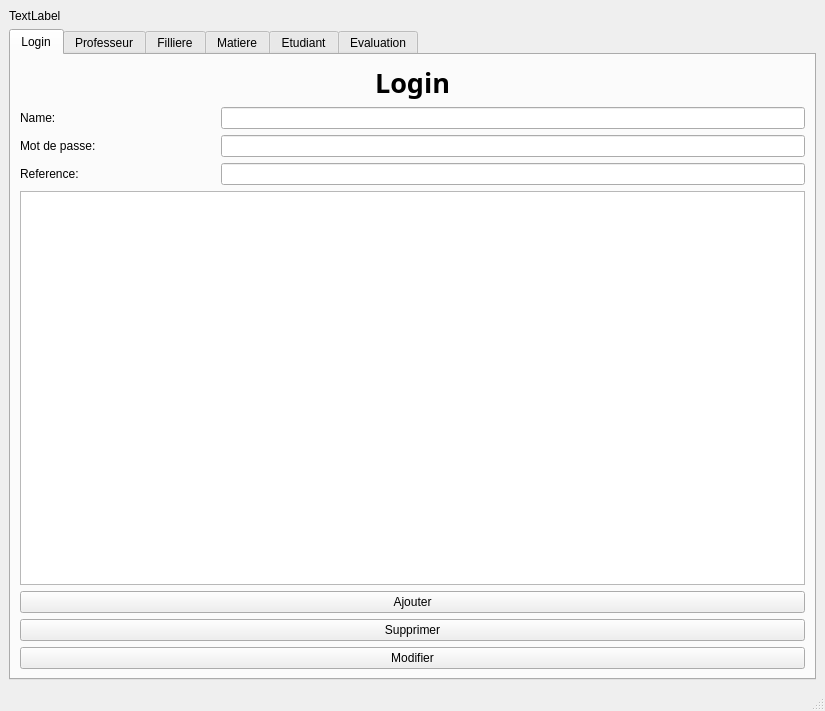
<?xml version="1.0" encoding="UTF-8"?>
<ui version="4.0">
 <class>MainWindow</class>
 <widget class="QMainWindow" name="MainWindow">
  <property name="geometry">
   <rect>
    <x>0</x>
    <y>0</y>
    <width>825</width>
    <height>711</height>
   </rect>
  </property>
  <property name="sizePolicy">
   <sizepolicy hsizetype="Fixed" vsizetype="Fixed">
    <horstretch>0</horstretch>
    <verstretch>0</verstretch>
   </sizepolicy>
  </property>
  <property name="windowTitle">
   <string>GESTION D'ECOLE</string>
  </property>
  <property name="windowIcon">
   <iconset>
    <normaloff>icon1.ico</normaloff>icon1.ico</iconset>
  </property>
  <property name="styleSheet">
   <string notr="true"/>
  </property>
  <widget class="QWidget" name="centralwidget">
   <layout class="QVBoxLayout" name="verticalLayout_4">
    <item>
     <widget class="QLabel" name="label_3">
      <property name="text">
       <string>TextLabel</string>
      </property>
     </widget>
    </item>
    <item>
     <widget class="QTabWidget" name="tabWidget">
      <property name="enabled">
       <bool>true</bool>
      </property>
      <property name="whatsThis">
       <string>&lt;html&gt;&lt;head/&gt;&lt;body&gt;&lt;p&gt;&lt;br/&gt;&lt;/p&gt;&lt;/body&gt;&lt;/html&gt;</string>
      </property>
      <property name="styleSheet">
       <string notr="true"/>
      </property>
      <property name="currentIndex">
       <number>0</number>
      </property>
      <widget class="QWidget" name="tab">
       <attribute name="title">
        <string>Login</string>
       </attribute>
       <layout class="QVBoxLayout" name="verticalLayout">
        <item alignment="Qt::AlignHCenter|Qt::AlignVCenter">
         <widget class="QLabel" name="label">
          <property name="font">
           <font>
            <family>Segoe UI Semibold</family>
            <pointsize>20</pointsize>
            <italic>false</italic>
            <bold>true</bold>
           </font>
          </property>
          <property name="text">
           <string>Login</string>
          </property>
         </widget>
        </item>
        <item>
         <layout class="QHBoxLayout" name="horizontalLayout">
          <item>
           <widget class="QLabel" name="label_4">
            <property name="sizePolicy">
             <sizepolicy hsizetype="Expanding" vsizetype="Preferred">
              <horstretch>1</horstretch>
              <verstretch>0</verstretch>
             </sizepolicy>
            </property>
            <property name="text">
             <string>Name:</string>
            </property>
           </widget>
          </item>
          <item>
           <widget class="QLineEdit" name="login1">
            <property name="sizePolicy">
             <sizepolicy hsizetype="Expanding" vsizetype="Fixed">
              <horstretch>3</horstretch>
              <verstretch>0</verstretch>
             </sizepolicy>
            </property>
           </widget>
          </item>
         </layout>
        </item>
        <item>
         <layout class="QHBoxLayout" name="horizontalLayout_2">
          <item>
           <widget class="QLabel" name="label_5">
            <property name="sizePolicy">
             <sizepolicy hsizetype="Expanding" vsizetype="Preferred">
              <horstretch>1</horstretch>
              <verstretch>0</verstretch>
             </sizepolicy>
            </property>
            <property name="text">
             <string>Mot de passe:</string>
            </property>
           </widget>
          </item>
          <item>
           <widget class="QLineEdit" name="login2">
            <property name="sizePolicy">
             <sizepolicy hsizetype="Expanding" vsizetype="Fixed">
              <horstretch>3</horstretch>
              <verstretch>0</verstretch>
             </sizepolicy>
            </property>
           </widget>
          </item>
         </layout>
        </item>
        <item>
         <layout class="QHBoxLayout" name="horizontalLayout_3">
          <item>
           <widget class="QLabel" name="label_6">
            <property name="sizePolicy">
             <sizepolicy hsizetype="Expanding" vsizetype="Preferred">
              <horstretch>1</horstretch>
              <verstretch>0</verstretch>
             </sizepolicy>
            </property>
            <property name="text">
             <string>Reference:</string>
            </property>
           </widget>
          </item>
          <item>
           <widget class="QLineEdit" name="login3">
            <property name="sizePolicy">
             <sizepolicy hsizetype="Expanding" vsizetype="Fixed">
              <horstretch>3</horstretch>
              <verstretch>0</verstretch>
             </sizepolicy>
            </property>
           </widget>
          </item>
         </layout>
        </item>
        <item>
         <widget class="QTableView" name="tableView">
          <property name="selectionMode">
           <enum>QAbstractItemView::SingleSelection</enum>
          </property>
          <property name="selectionBehavior">
           <enum>QAbstractItemView::SelectRows</enum>
          </property>
          <attribute name="horizontalHeaderCascadingSectionResizes">
           <bool>true</bool>
          </attribute>
          <attribute name="horizontalHeaderStretchLastSection">
           <bool>false</bool>
          </attribute>
          <attribute name="verticalHeaderCascadingSectionResizes">
           <bool>false</bool>
          </attribute>
          <attribute name="verticalHeaderStretchLastSection">
           <bool>false</bool>
          </attribute>
         </widget>
        </item>
        <item>
         <layout class="QVBoxLayout" name="verticalLayout_2">
          <item>
           <widget class="QPushButton" name="pushButton">
            <property name="styleSheet">
             <string notr="true"/>
            </property>
            <property name="text">
             <string>Ajouter</string>
            </property>
           </widget>
          </item>
          <item>
           <widget class="QPushButton" name="pushButton_3">
            <property name="styleSheet">
             <string notr="true"/>
            </property>
            <property name="text">
             <string>Supprimer</string>
            </property>
           </widget>
          </item>
          <item>
           <widget class="QPushButton" name="pushButton_2">
            <property name="autoFillBackground">
             <bool>false</bool>
            </property>
            <property name="styleSheet">
             <string notr="true"/>
            </property>
            <property name="text">
             <string>Modifier</string>
            </property>
           </widget>
          </item>
         </layout>
        </item>
       </layout>
      </widget>
      <widget class="QWidget" name="tab_2">
       <attribute name="title">
        <string>Professeur</string>
       </attribute>
       <layout class="QVBoxLayout" name="verticalLayout_5">
        <item alignment="Qt::AlignHCenter">
         <widget class="QLabel" name="label_2">
          <property name="font">
           <font>
            <family>Yu Gothic UI Semibold</family>
            <pointsize>20</pointsize>
            <italic>false</italic>
            <bold>true</bold>
           </font>
          </property>
          <property name="text">
           <string>Professeur</string>
          </property>
         </widget>
        </item>
        <item>
         <layout class="QHBoxLayout" name="horizontalLayout_7">
          <item>
           <layout class="QHBoxLayout" name="horizontalLayout_6">
            <item>
             <widget class="QLabel" name="label_9">
              <property name="sizePolicy">
               <sizepolicy hsizetype="Expanding" vsizetype="Preferred">
                <horstretch>1</horstretch>
                <verstretch>0</verstretch>
               </sizepolicy>
              </property>
              <property name="text">
               <string>CIN:</string>
              </property>
             </widget>
            </item>
            <item>
             <widget class="QLineEdit" name="cinl">
              <property name="sizePolicy">
               <sizepolicy hsizetype="Expanding" vsizetype="Fixed">
                <horstretch>1</horstretch>
                <verstretch>0</verstretch>
               </sizepolicy>
              </property>
             </widget>
            </item>
           </layout>
          </item>
          <item>
           <widget class="QLabel" name="label_10">
            <property name="sizePolicy">
             <sizepolicy hsizetype="Expanding" vsizetype="Preferred">
              <horstretch>0</horstretch>
              <verstretch>0</verstretch>
             </sizepolicy>
            </property>
            <property name="text">
             <string>Nom Complet:</string>
            </property>
           </widget>
          </item>
          <item>
           <widget class="QLineEdit" name="nomcl">
            <property name="sizePolicy">
             <sizepolicy hsizetype="Expanding" vsizetype="Fixed">
              <horstretch>0</horstretch>
              <verstretch>0</verstretch>
             </sizepolicy>
            </property>
           </widget>
          </item>
         </layout>
        </item>
        <item>
         <layout class="QHBoxLayout" name="horizontalLayout_5">
          <item>
           <widget class="QLabel" name="label_8">
            <property name="sizePolicy">
             <sizepolicy hsizetype="Expanding" vsizetype="Preferred">
              <horstretch>1</horstretch>
              <verstretch>0</verstretch>
             </sizepolicy>
            </property>
            <property name="text">
             <string>Tel:</string>
            </property>
           </widget>
          </item>
          <item>
           <widget class="QLineEdit" name="tell">
            <property name="sizePolicy">
             <sizepolicy hsizetype="Expanding" vsizetype="Fixed">
              <horstretch>3</horstretch>
              <verstretch>0</verstretch>
             </sizepolicy>
            </property>
           </widget>
          </item>
         </layout>
        </item>
        <item>
         <layout class="QHBoxLayout" name="horizontalLayout_4">
          <item>
           <widget class="QLabel" name="label_7">
            <property name="sizePolicy">
             <sizepolicy hsizetype="Expanding" vsizetype="Preferred">
              <horstretch>1</horstretch>
              <verstretch>0</verstretch>
             </sizepolicy>
            </property>
            <property name="text">
             <string>Adresse:</string>
            </property>
           </widget>
          </item>
          <item>
           <widget class="QLineEdit" name="adressel">
            <property name="sizePolicy">
             <sizepolicy hsizetype="Expanding" vsizetype="Fixed">
              <horstretch>3</horstretch>
              <verstretch>0</verstretch>
             </sizepolicy>
            </property>
           </widget>
          </item>
         </layout>
        </item>
        <item>
         <widget class="QTableView" name="tableView_2">
          <property name="selectionMode">
           <enum>QAbstractItemView::SingleSelection</enum>
          </property>
          <property name="selectionBehavior">
           <enum>QAbstractItemView::SelectRows</enum>
          </property>
         </widget>
        </item>
        <item>
         <layout class="QVBoxLayout" name="verticalLayout_3">
          <item>
           <widget class="QPushButton" name="pushButton_7">
            <property name="text">
             <string>Rechecher</string>
            </property>
           </widget>
          </item>
          <item>
           <widget class="QPushButton" name="pushButton_4">
            <property name="text">
             <string>Ajouter</string>
            </property>
           </widget>
          </item>
          <item>
           <widget class="QPushButton" name="pushButton_5">
            <property name="text">
             <string>Supprimer</string>
            </property>
           </widget>
          </item>
          <item>
           <widget class="QPushButton" name="pushButton_6">
            <property name="text">
             <string>Modifier</string>
            </property>
           </widget>
          </item>
         </layout>
        </item>
       </layout>
      </widget>
      <widget class="QWidget" name="tab_3">
       <attribute name="title">
        <string>Filliere</string>
       </attribute>
       <layout class="QVBoxLayout" name="verticalLayout_6">
        <item alignment="Qt::AlignHCenter">
         <widget class="QLabel" name="label_26">
          <property name="font">
           <font>
            <family>Yu Gothic UI Semibold</family>
            <pointsize>20</pointsize>
            <bold>true</bold>
           </font>
          </property>
          <property name="text">
           <string>Filliere</string>
          </property>
         </widget>
        </item>
        <item>
         <layout class="QHBoxLayout" name="horizontalLayout_8">
          <item>
           <widget class="QLabel" name="label_11">
            <property name="sizePolicy">
             <sizepolicy hsizetype="Expanding" vsizetype="Preferred">
              <horstretch>1</horstretch>
              <verstretch>0</verstretch>
             </sizepolicy>
            </property>
            <property name="text">
             <string>Code Filliere:</string>
            </property>
           </widget>
          </item>
          <item>
           <widget class="QLineEdit" name="codeF">
            <property name="sizePolicy">
             <sizepolicy hsizetype="Expanding" vsizetype="Fixed">
              <horstretch>3</horstretch>
              <verstretch>0</verstretch>
             </sizepolicy>
            </property>
           </widget>
          </item>
         </layout>
        </item>
        <item>
         <layout class="QHBoxLayout" name="horizontalLayout_9">
          <item>
           <widget class="QLabel" name="label_12">
            <property name="sizePolicy">
             <sizepolicy hsizetype="Expanding" vsizetype="Preferred">
              <horstretch>1</horstretch>
              <verstretch>0</verstretch>
             </sizepolicy>
            </property>
            <property name="text">
             <string>Libelle</string>
            </property>
           </widget>
          </item>
          <item>
           <widget class="QLineEdit" name="LibL">
            <property name="sizePolicy">
             <sizepolicy hsizetype="Expanding" vsizetype="Fixed">
              <horstretch>3</horstretch>
              <verstretch>0</verstretch>
             </sizepolicy>
            </property>
           </widget>
          </item>
         </layout>
        </item>
        <item>
         <layout class="QHBoxLayout" name="horizontalLayout_10">
          <item>
           <widget class="QLabel" name="label_13">
            <property name="sizePolicy">
             <sizepolicy hsizetype="Expanding" vsizetype="Preferred">
              <horstretch>1</horstretch>
              <verstretch>0</verstretch>
             </sizepolicy>
            </property>
            <property name="text">
             <string>Type de Filliere:</string>
            </property>
           </widget>
          </item>
          <item>
           <widget class="QLineEdit" name="TypeF">
            <property name="sizePolicy">
             <sizepolicy hsizetype="Expanding" vsizetype="Fixed">
              <horstretch>3</horstretch>
              <verstretch>0</verstretch>
             </sizepolicy>
            </property>
           </widget>
          </item>
         </layout>
        </item>
        <item>
         <widget class="QTableView" name="tableView_3">
          <property name="selectionMode">
           <enum>QAbstractItemView::SingleSelection</enum>
          </property>
          <property name="selectionBehavior">
           <enum>QAbstractItemView::SelectRows</enum>
          </property>
         </widget>
        </item>
        <item>
         <layout class="QHBoxLayout" name="horizontalLayout_11">
          <item>
           <widget class="QPushButton" name="pushButton_8">
            <property name="text">
             <string>Ajouter</string>
            </property>
           </widget>
          </item>
         </layout>
        </item>
        <item>
         <layout class="QHBoxLayout" name="horizontalLayout_12">
          <item>
           <widget class="QPushButton" name="pushButton_9">
            <property name="text">
             <string>Supprimer</string>
            </property>
           </widget>
          </item>
         </layout>
        </item>
        <item>
         <layout class="QHBoxLayout" name="horizontalLayout_13">
          <item>
           <widget class="QPushButton" name="pushButton_10">
            <property name="text">
             <string>Modifier</string>
            </property>
           </widget>
          </item>
         </layout>
        </item>
       </layout>
      </widget>
      <widget class="QWidget" name="tab_4">
       <attribute name="title">
        <string>Matiere</string>
       </attribute>
       <layout class="QVBoxLayout" name="verticalLayout_7">
        <item alignment="Qt::AlignHCenter">
         <widget class="QLabel" name="label_27">
          <property name="font">
           <font>
            <family>Yu Gothic UI Semibold</family>
            <pointsize>20</pointsize>
            <bold>true</bold>
           </font>
          </property>
          <property name="text">
           <string>Matiere</string>
          </property>
         </widget>
        </item>
        <item>
         <layout class="QHBoxLayout" name="horizontalLayout_14">
          <item>
           <widget class="QLabel" name="label_14">
            <property name="sizePolicy">
             <sizepolicy hsizetype="Expanding" vsizetype="Preferred">
              <horstretch>1</horstretch>
              <verstretch>0</verstretch>
             </sizepolicy>
            </property>
            <property name="text">
             <string>Code matiere:</string>
            </property>
           </widget>
          </item>
          <item>
           <widget class="QLineEdit" name="codem">
            <property name="sizePolicy">
             <sizepolicy hsizetype="Expanding" vsizetype="Fixed">
              <horstretch>3</horstretch>
              <verstretch>0</verstretch>
             </sizepolicy>
            </property>
           </widget>
          </item>
         </layout>
        </item>
        <item>
         <layout class="QHBoxLayout" name="horizontalLayout_15">
          <item>
           <widget class="QLabel" name="label_15">
            <property name="sizePolicy">
             <sizepolicy hsizetype="Expanding" vsizetype="Preferred">
              <horstretch>1</horstretch>
              <verstretch>0</verstretch>
             </sizepolicy>
            </property>
            <property name="text">
             <string>Libelle</string>
            </property>
           </widget>
          </item>
          <item>
           <widget class="QLineEdit" name="libll">
            <property name="sizePolicy">
             <sizepolicy hsizetype="Expanding" vsizetype="Fixed">
              <horstretch>3</horstretch>
              <verstretch>0</verstretch>
             </sizepolicy>
            </property>
           </widget>
          </item>
         </layout>
        </item>
        <item>
         <layout class="QHBoxLayout" name="horizontalLayout_16">
          <item>
           <widget class="QLabel" name="label_16">
            <property name="sizePolicy">
             <sizepolicy hsizetype="Expanding" vsizetype="Preferred">
              <horstretch>1</horstretch>
              <verstretch>0</verstretch>
             </sizepolicy>
            </property>
            <property name="text">
             <string>Coefficient:</string>
            </property>
           </widget>
          </item>
          <item>
           <widget class="QLineEdit" name="coeff">
            <property name="sizePolicy">
             <sizepolicy hsizetype="Expanding" vsizetype="Fixed">
              <horstretch>3</horstretch>
              <verstretch>0</verstretch>
             </sizepolicy>
            </property>
           </widget>
          </item>
         </layout>
        </item>
        <item>
         <layout class="QHBoxLayout" name="horizontalLayout_17">
          <item>
           <widget class="QLabel" name="label_17">
            <property name="sizePolicy">
             <sizepolicy hsizetype="Expanding" vsizetype="Preferred">
              <horstretch>1</horstretch>
              <verstretch>0</verstretch>
             </sizepolicy>
            </property>
            <property name="text">
             <string>Cin de Professeur:</string>
            </property>
           </widget>
          </item>
          <item>
           <widget class="QComboBox" name="cinpp">
            <property name="sizePolicy">
             <sizepolicy hsizetype="Expanding" vsizetype="Fixed">
              <horstretch>1</horstretch>
              <verstretch>0</verstretch>
             </sizepolicy>
            </property>
           </widget>
          </item>
         </layout>
        </item>
        <item>
         <layout class="QHBoxLayout" name="horizontalLayout_18">
          <item>
           <widget class="QLabel" name="label_18">
            <property name="sizePolicy">
             <sizepolicy hsizetype="Expanding" vsizetype="Preferred">
              <horstretch>1</horstretch>
              <verstretch>0</verstretch>
             </sizepolicy>
            </property>
            <property name="text">
             <string>Code de Filliere:</string>
            </property>
           </widget>
          </item>
          <item>
           <widget class="QComboBox" name="codeff">
            <property name="sizePolicy">
             <sizepolicy hsizetype="Preferred" vsizetype="Fixed">
              <horstretch>1</horstretch>
              <verstretch>0</verstretch>
             </sizepolicy>
            </property>
           </widget>
          </item>
         </layout>
        </item>
        <item>
         <widget class="QTableView" name="tableView_4">
          <property name="sizePolicy">
           <sizepolicy hsizetype="Expanding" vsizetype="Expanding">
            <horstretch>0</horstretch>
            <verstretch>0</verstretch>
           </sizepolicy>
          </property>
          <property name="sizeAdjustPolicy">
           <enum>QAbstractScrollArea::AdjustIgnored</enum>
          </property>
          <property name="selectionMode">
           <enum>QAbstractItemView::SingleSelection</enum>
          </property>
          <property name="selectionBehavior">
           <enum>QAbstractItemView::SelectRows</enum>
          </property>
         </widget>
        </item>
        <item>
         <widget class="QPushButton" name="pushButton_13">
          <property name="text">
           <string>Ajouter</string>
          </property>
         </widget>
        </item>
        <item>
         <widget class="QPushButton" name="pushButton_12">
          <property name="text">
           <string>Supprimer</string>
          </property>
         </widget>
        </item>
        <item>
         <widget class="QPushButton" name="pushButton_11">
          <property name="text">
           <string>Modifier</string>
          </property>
         </widget>
        </item>
       </layout>
      </widget>
      <widget class="QWidget" name="tab_5">
       <attribute name="title">
        <string>Etudiant</string>
       </attribute>
       <layout class="QVBoxLayout" name="verticalLayout_8">
        <item alignment="Qt::AlignHCenter">
         <widget class="QLabel" name="label_28">
          <property name="font">
           <font>
            <family>Yu Gothic UI Semibold</family>
            <pointsize>20</pointsize>
            <bold>true</bold>
           </font>
          </property>
          <property name="text">
           <string>Etudiant</string>
          </property>
         </widget>
        </item>
        <item>
         <layout class="QHBoxLayout" name="horizontalLayout_19">
          <item>
           <widget class="QLabel" name="label_19">
            <property name="sizePolicy">
             <sizepolicy hsizetype="Expanding" vsizetype="Preferred">
              <horstretch>1</horstretch>
              <verstretch>0</verstretch>
             </sizepolicy>
            </property>
            <property name="text">
             <string>Code Etudiant:</string>
            </property>
           </widget>
          </item>
          <item>
           <widget class="QLineEdit" name="codee">
            <property name="sizePolicy">
             <sizepolicy hsizetype="Expanding" vsizetype="Fixed">
              <horstretch>3</horstretch>
              <verstretch>0</verstretch>
             </sizepolicy>
            </property>
           </widget>
          </item>
         </layout>
        </item>
        <item>
         <layout class="QHBoxLayout" name="horizontalLayout_20">
          <item>
           <widget class="QLabel" name="label_20">
            <property name="sizePolicy">
             <sizepolicy hsizetype="Expanding" vsizetype="Preferred">
              <horstretch>1</horstretch>
              <verstretch>0</verstretch>
             </sizepolicy>
            </property>
            <property name="text">
             <string>Nom Complet:</string>
            </property>
           </widget>
          </item>
          <item>
           <widget class="QLineEdit" name="NomComm">
            <property name="sizePolicy">
             <sizepolicy hsizetype="Expanding" vsizetype="Fixed">
              <horstretch>3</horstretch>
              <verstretch>0</verstretch>
             </sizepolicy>
            </property>
           </widget>
          </item>
         </layout>
        </item>
        <item>
         <layout class="QHBoxLayout" name="horizontalLayout_21">
          <item>
           <widget class="QLabel" name="label_21">
            <property name="sizePolicy">
             <sizepolicy hsizetype="Expanding" vsizetype="Preferred">
              <horstretch>1</horstretch>
              <verstretch>0</verstretch>
             </sizepolicy>
            </property>
            <property name="text">
             <string>CIN</string>
            </property>
           </widget>
          </item>
          <item>
           <widget class="QLineEdit" name="cinnn">
            <property name="sizePolicy">
             <sizepolicy hsizetype="Expanding" vsizetype="Fixed">
              <horstretch>3</horstretch>
              <verstretch>0</verstretch>
             </sizepolicy>
            </property>
           </widget>
          </item>
         </layout>
        </item>
        <item>
         <layout class="QHBoxLayout" name="horizontalLayout_22">
          <item>
           <widget class="QLabel" name="label_22">
            <property name="sizePolicy">
             <sizepolicy hsizetype="Expanding" vsizetype="Preferred">
              <horstretch>1</horstretch>
              <verstretch>0</verstretch>
             </sizepolicy>
            </property>
            <property name="text">
             <string>Date de naissance:</string>
            </property>
           </widget>
          </item>
          <item>
           <widget class="QLineEdit" name="Date_N">
            <property name="sizePolicy">
             <sizepolicy hsizetype="Expanding" vsizetype="Fixed">
              <horstretch>3</horstretch>
              <verstretch>0</verstretch>
             </sizepolicy>
            </property>
           </widget>
          </item>
         </layout>
        </item>
        <item>
         <layout class="QHBoxLayout" name="horizontalLayout_23">
          <item>
           <widget class="QLabel" name="label_23">
            <property name="sizePolicy">
             <sizepolicy hsizetype="Expanding" vsizetype="Preferred">
              <horstretch>1</horstretch>
              <verstretch>0</verstretch>
             </sizepolicy>
            </property>
            <property name="text">
             <string>Numero</string>
            </property>
           </widget>
          </item>
          <item>
           <widget class="QLineEdit" name="NUmero">
            <property name="sizePolicy">
             <sizepolicy hsizetype="Expanding" vsizetype="Fixed">
              <horstretch>3</horstretch>
              <verstretch>0</verstretch>
             </sizepolicy>
            </property>
           </widget>
          </item>
         </layout>
        </item>
        <item>
         <layout class="QHBoxLayout" name="horizontalLayout_24">
          <item>
           <widget class="QLabel" name="label_24">
            <property name="sizePolicy">
             <sizepolicy hsizetype="Expanding" vsizetype="Preferred">
              <horstretch>1</horstretch>
              <verstretch>0</verstretch>
             </sizepolicy>
            </property>
            <property name="text">
             <string>Adresse</string>
            </property>
           </widget>
          </item>
          <item>
           <widget class="QLineEdit" name="AdresseE">
            <property name="sizePolicy">
             <sizepolicy hsizetype="Expanding" vsizetype="Fixed">
              <horstretch>3</horstretch>
              <verstretch>0</verstretch>
             </sizepolicy>
            </property>
           </widget>
          </item>
         </layout>
        </item>
        <item>
         <layout class="QHBoxLayout" name="horizontalLayout_25">
          <item>
           <widget class="QLabel" name="label_25">
            <property name="sizePolicy">
             <sizepolicy hsizetype="Expanding" vsizetype="Preferred">
              <horstretch>1</horstretch>
              <verstretch>0</verstretch>
             </sizepolicy>
            </property>
            <property name="text">
             <string>Code de filliere:</string>
            </property>
           </widget>
          </item>
          <item>
           <widget class="QComboBox" name="FilCom">
            <property name="sizePolicy">
             <sizepolicy hsizetype="Preferred" vsizetype="Fixed">
              <horstretch>1</horstretch>
              <verstretch>0</verstretch>
             </sizepolicy>
            </property>
           </widget>
          </item>
         </layout>
        </item>
        <item>
         <widget class="QTableView" name="tableView_5">
          <property name="selectionMode">
           <enum>QAbstractItemView::SingleSelection</enum>
          </property>
          <property name="selectionBehavior">
           <enum>QAbstractItemView::SelectRows</enum>
          </property>
         </widget>
        </item>
        <item>
         <widget class="QPushButton" name="pushButton_14">
          <property name="text">
           <string>Chercher</string>
          </property>
         </widget>
        </item>
        <item>
         <widget class="QPushButton" name="pushButton_15">
          <property name="text">
           <string>Ajouter</string>
          </property>
         </widget>
        </item>
        <item>
         <widget class="QPushButton" name="pushButton_16">
          <property name="text">
           <string>Supprimer</string>
          </property>
         </widget>
        </item>
        <item>
         <widget class="QPushButton" name="pushButton_17">
          <property name="text">
           <string>Modifier</string>
          </property>
         </widget>
        </item>
       </layout>
      </widget>
      <widget class="QWidget" name="tab_6">
       <attribute name="title">
        <string>Evaluation</string>
       </attribute>
       <layout class="QVBoxLayout" name="verticalLayout_9">
        <item alignment="Qt::AlignHCenter">
         <widget class="QLabel" name="label_33">
          <property name="font">
           <font>
            <family>Yu Gothic UI Semibold</family>
            <pointsize>20</pointsize>
            <bold>true</bold>
           </font>
          </property>
          <property name="text">
           <string>Evaluation</string>
          </property>
         </widget>
        </item>
        <item>
         <layout class="QHBoxLayout" name="horizontalLayout_26">
          <item>
           <widget class="QLabel" name="label_29">
            <property name="sizePolicy">
             <sizepolicy hsizetype="Expanding" vsizetype="Preferred">
              <horstretch>1</horstretch>
              <verstretch>0</verstretch>
             </sizepolicy>
            </property>
            <property name="text">
             <string>Code Evaluation:</string>
            </property>
           </widget>
          </item>
          <item>
           <widget class="QLineEdit" name="codeva">
            <property name="sizePolicy">
             <sizepolicy hsizetype="Expanding" vsizetype="Fixed">
              <horstretch>3</horstretch>
              <verstretch>0</verstretch>
             </sizepolicy>
            </property>
           </widget>
          </item>
         </layout>
        </item>
        <item>
         <layout class="QHBoxLayout" name="horizontalLayout_27">
          <item>
           <widget class="QLabel" name="label_30">
            <property name="sizePolicy">
             <sizepolicy hsizetype="Expanding" vsizetype="Preferred">
              <horstretch>1</horstretch>
              <verstretch>0</verstretch>
             </sizepolicy>
            </property>
            <property name="text">
             <string>Code Etudiant:</string>
            </property>
           </widget>
          </item>
          <item>
           <widget class="QComboBox" name="codeeL">
            <property name="sizePolicy">
             <sizepolicy hsizetype="Preferred" vsizetype="Fixed">
              <horstretch>1</horstretch>
              <verstretch>0</verstretch>
             </sizepolicy>
            </property>
           </widget>
          </item>
         </layout>
        </item>
        <item>
         <layout class="QHBoxLayout" name="horizontalLayout_28">
          <item>
           <widget class="QLabel" name="label_31">
            <property name="sizePolicy">
             <sizepolicy hsizetype="Expanding" vsizetype="Preferred">
              <horstretch>1</horstretch>
              <verstretch>0</verstretch>
             </sizepolicy>
            </property>
            <property name="text">
             <string>Code Matiere:</string>
            </property>
           </widget>
          </item>
          <item>
           <widget class="QComboBox" name="codemL">
            <property name="sizePolicy">
             <sizepolicy hsizetype="Preferred" vsizetype="Fixed">
              <horstretch>1</horstretch>
              <verstretch>0</verstretch>
             </sizepolicy>
            </property>
           </widget>
          </item>
         </layout>
        </item>
        <item>
         <layout class="QHBoxLayout" name="horizontalLayout_29">
          <item>
           <widget class="QLabel" name="label_32">
            <property name="sizePolicy">
             <sizepolicy hsizetype="Expanding" vsizetype="Preferred">
              <horstretch>1</horstretch>
              <verstretch>0</verstretch>
             </sizepolicy>
            </property>
            <property name="text">
             <string>Note:</string>
            </property>
           </widget>
          </item>
          <item>
           <widget class="QLineEdit" name="note">
            <property name="sizePolicy">
             <sizepolicy hsizetype="Expanding" vsizetype="Fixed">
              <horstretch>3</horstretch>
              <verstretch>0</verstretch>
             </sizepolicy>
            </property>
           </widget>
          </item>
         </layout>
        </item>
        <item>
         <widget class="QTableView" name="tableView_66">
          <property name="selectionMode">
           <enum>QAbstractItemView::SingleSelection</enum>
          </property>
          <property name="selectionBehavior">
           <enum>QAbstractItemView::SelectRows</enum>
          </property>
         </widget>
        </item>
        <item>
         <widget class="QPushButton" name="pushButton_18">
          <property name="text">
           <string>Ajouter</string>
          </property>
         </widget>
        </item>
        <item>
         <widget class="QPushButton" name="pushButton_19">
          <property name="text">
           <string>Supprimer</string>
          </property>
         </widget>
        </item>
        <item>
         <widget class="QPushButton" name="pushButton_20">
          <property name="text">
           <string>Modifier</string>
          </property>
         </widget>
        </item>
       </layout>
      </widget>
     </widget>
    </item>
   </layout>
  </widget>
  <widget class="QMenuBar" name="menubar">
   <property name="geometry">
    <rect>
     <x>0</x>
     <y>0</y>
     <width>825</width>
     <height>21</height>
    </rect>
   </property>
  </widget>
  <widget class="QStatusBar" name="statusbar"/>
  <action name="actionDisconnect">
   <property name="text">
    <string>Disconnect</string>
   </property>
  </action>
 </widget>
 <resources/>
 <connections/>
</ui>
